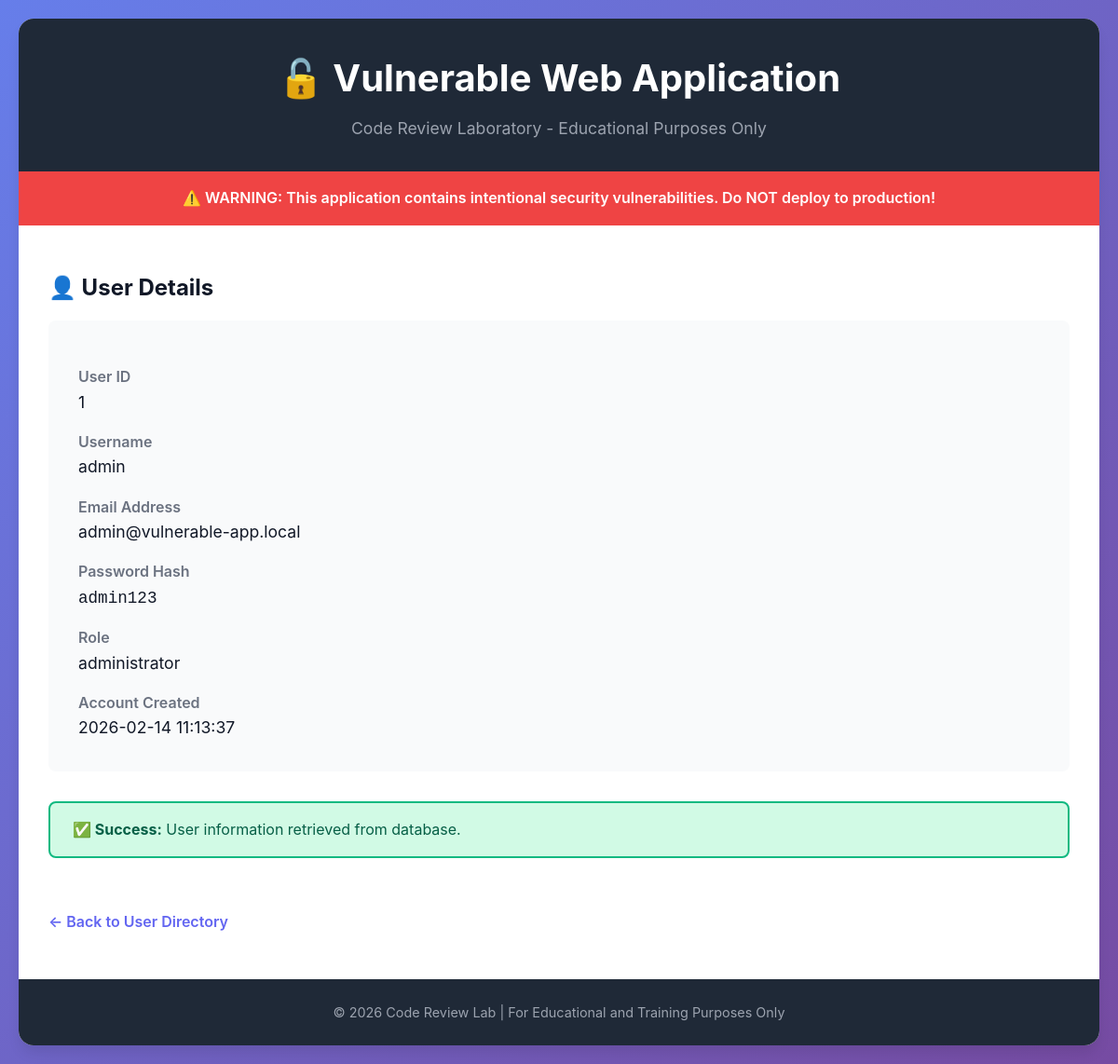
Page /user/1 on the committed database.
### tables this page shows
CREATE TABLE users (
            id INTEGER PRIMARY KEY AUTOINCREMENT,
            username TEXT NOT NULL UNIQUE,
            email TEXT NOT NULL,
            password TEXT NOT NULL,
            role TEXT NOT NULL,
            created_at TIMESTAMP DEFAULT CURRENT_TIMESTAMP
        );

### app.py (the view)
@app.route('/user/<user_id>')
def get_user(user_id):
    conn = get_db_connection()
    query = f"SELECT * FROM users WHERE id = {user_id}"
    try:
        result = conn.execute(query).fetchone()
        conn.close()
        if result:
            user_data = dict(result)
            return render_template('user_detail.html', user=user_data)
        else:
            return render_template('user_detail.html', user=None, error="User not found")
    except Exception as e:
        conn.close()
        return render_template('user_detail.html', user=None, error=f"Database error: {str(e)}")

### app.py (called while the page is built)
def get_db_connection():
    conn = sqlite3.connect('users.db')
    conn.row_factory = sqlite3.Row
    return conn

### templates/user_detail.html (shortened to what this page needs)
{% extends "base.html" %}
{% block content %}
<h2>👤 User Details</h2>
{% if user %}
<div class="user-detail">
    <dl>
        <dt>User ID</dt>
        <dd>{{ user.id }}</dd>
        <dt>Username</dt>
        <dd>{{ user.username }}</dd>
        <dt>Email Address</dt>
        <dd>{{ user.email }}</dd>
        <dt>Password Hash</dt>
        <dd><code>{{ user.password }}</code></dd>
        <dt>Role</dt>
        <dd>{{ user.role }}</dd>
        <dt>Account Created</dt>
        <dd>{{ user.created_at }}</dd>
    </dl>
</div>
<div class="alert alert-success" style="margin-top: 2rem;">
    <strong>✅ Success:</strong> User information retrieved from database.
</div>
{% else %}
    {% if not error %}
    <div class="alert alert-warning">
        <strong>ℹ️ Info:</strong> Enter a user ID in the URL to view details (e.g., /user/1)
    </div>
    {% endif %}
{% endif %}
<a href="/users" class="back-link">← Back to User Directory</a>
{% endblock %}

### static/style.css (style rules this page uses)
:root { --primary-color: #6366f1; --primary-dark: #4f46e5; --danger-color: #ef4444; --success-color: #10b981; --warning-color: #f59e0b; --dark-bg: #1f2937; --light-bg: #f9fafb; --border-color: #e5e7eb; --text-primary: #111827; --text-secondary: #6b7280; --shadow: 0 1px 3px rgba(0, 0, 0, 0.1); --shadow-lg: 0 10px 15px -3px rgba(0, 0, 0, 0.1); }
* { margin: 0; padding: 0; box-sizing: border-box; }
body { font-family: 'Inter', -apple-system, BlinkMacSystemFont, 'Segoe UI', Roboto, Oxygen, Ubuntu, Cantarell, sans-serif; line-height: 1.6; color: var(--text-primary); background: linear-gradient(135deg, #667eea 0%, #764ba2 100%); min-height: 100vh; padding: 20px; }
.alert { padding: 1rem 1.5rem; border-radius: 8px; margin-bottom: 1.5rem; }
.alert-success { background: #d1fae5; color: #065f46; border: 2px solid var(--success-color); }
.back-link { display: inline-block; margin-top: 2rem; color: var(--primary-color); text-decoration: none; font-weight: 600; }
.user-detail { background: var(--light-bg); padding: 2rem; border-radius: 8px; margin-top: 1rem; }
.user-detail dt { font-weight: 600; color: var(--text-secondary); margin-top: 1rem; }
.user-detail dd { font-size: 1.1rem; color: var(--text-primary); margin-left: 0; }

### rows in the picture
users: id "1", username "admin", email "admin@vulnerable-app.local", password "admin123", role "administrator", created_at "2026-02-14 11:13:37"
